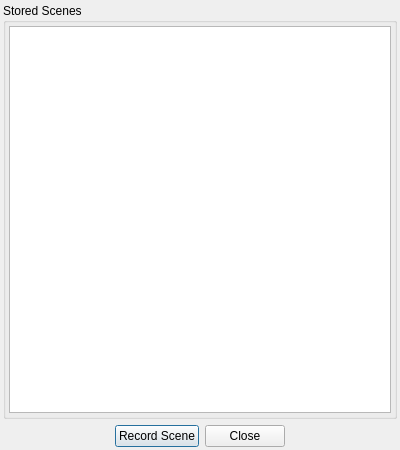
<?xml version="1.0" encoding="UTF-8"?>
<ui version="4.0">
 <class>recordScenes</class>
 <widget class="QDialog" name="recordScenes">
  <property name="geometry">
   <rect>
    <x>0</x>
    <y>0</y>
    <width>400</width>
    <height>450</height>
   </rect>
  </property>
  <property name="windowTitle">
   <string>Record Scenes</string>
  </property>
  <property name="windowIcon">
   <iconset>
    <normaloff>../icons/ve_icon16x16.xpm</normaloff>../icons/ve_icon16x16.xpm</iconset>
  </property>
  <layout class="QGridLayout" name="gridLayout">
   <property name="margin">
    <number>3</number>
   </property>
   <item row="0" column="0">
    <widget class="QGroupBox" name="groupBox">
     <property name="title">
      <string>Stored Scenes</string>
     </property>
     <layout class="QHBoxLayout" name="horizontalLayout_2">
      <property name="margin">
       <number>3</number>
      </property>
      <item>
       <widget class="QListWidget" name="listWidget"/>
      </item>
     </layout>
    </widget>
   </item>
   <item row="1" column="0">
    <layout class="QHBoxLayout" name="horizontalLayout">
     <item>
      <spacer name="horizontalSpacer">
       <property name="orientation">
        <enum>Qt::Horizontal</enum>
       </property>
       <property name="sizeHint" stdset="0">
        <size>
         <width>40</width>
         <height>20</height>
        </size>
       </property>
      </spacer>
     </item>
     <item>
      <widget class="QPushButton" name="pushButton">
       <property name="text">
        <string>Record Scene</string>
       </property>
      </widget>
     </item>
     <item>
      <widget class="QPushButton" name="pushButton_2">
       <property name="text">
        <string>Close</string>
       </property>
      </widget>
     </item>
     <item>
      <spacer name="horizontalSpacer_2">
       <property name="orientation">
        <enum>Qt::Horizontal</enum>
       </property>
       <property name="sizeHint" stdset="0">
        <size>
         <width>40</width>
         <height>20</height>
        </size>
       </property>
      </spacer>
     </item>
    </layout>
   </item>
  </layout>
 </widget>
 <resources/>
 <connections/>
</ui>
